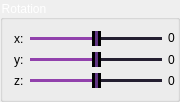
       <widget class="QGroupBox" name="rotation_groupBox">
        <property name="sizePolicy">
         <sizepolicy hsizetype="Maximum" vsizetype="Maximum">
          <horstretch>0</horstretch>
          <verstretch>0</verstretch>
         </sizepolicy>
        </property>
        <property name="maximumSize">
         <size>
          <width>180</width>
          <height>16777215</height>
         </size>
        </property>
        <property name="styleSheet">
         <string notr="true">QGroupBox {
	color: white;
}</string>
        </property>
        <property name="title">
         <string>Rotation</string>
        </property>
        <layout class="QVBoxLayout" name="verticalLayout_3">
         <property name="rightMargin">
          <number>2</number>
         </property>
         <item>
          <layout class="QHBoxLayout" name="x_rotation_horizontalLayout">
           <item>
            <widget class="QLabel" name="x_rotation_label">
             <property name="styleSheet">
              <string notr="true"/>
             </property>
             <property name="text">
              <string>x:</string>
             </property>
            </widget>
           </item>
           <item>
            <widget class="QSlider" name="x_rotation_qslider">
             <property name="styleSheet">
              <string notr="true">QSlider::groove:horizontal {
    border: none;
    margin-top: 1px;
    margin-bottom: 1px;
    height: 1px;
}

QSlider::handle {
    background: rgb(97, 53, 131);
    border: 3px solid black;
    width: 3px;
    margin: -30px 0;
}

QSlider::sub-page {
    background: rgb(145, 65, 172);
}

QSlider::add-page {
    background: rgb(36, 31, 49);
}

QSlider::add-page:horizontal:disabled, QSlider::sub-page:horizontal:disabled,
QSlider::add-page:vertical:disabled, QSlider::sub-page:vertical:disabled {
    background: #606060;
}

QSlider::add-page:horizontal {
    background: qlineargradient(x1:0, y1:0, x2:1, y2:0,
                                stop:0.0 rgb(36, 31, 49),
                                stop:0.1 rgb(36, 31, 49),
                                stop:0.6 rgb(145, 65, 172),
                                stop:1.0 rgb(145, 65, 172));
}

QSlider::sub-page:horizontal {
    background: qlineargradient(x1:0, y1:0, x2:1, y2:0,
                                stop:0.0 rgb(145, 65, 172),
                                stop:0.4 rgb(145, 65, 172),
                                stop:0.9 rgb(36, 31, 49),
                                stop:1.0 rgb(36, 31, 49));
}

QSlider::tick:horizontal {
    height: 5px;
    width: 1px;
    background: rgb(255, 255, 255);
    margin-top: -2px;
}
</string>
             </property>
             <property name="minimum">
              <number>-180</number>
             </property>
             <property name="maximum">
              <number>180</number>
             </property>
             <property name="singleStep">
              <number>2</number>
             </property>
             <property name="value">
              <number>0</number>
             </property>
             <property name="orientation">
              <enum>Qt::Horizontal</enum>
             </property>
            </widget>
           </item>
           <item>
            <widget class="QLabel" name="x_value_rotation_label">
             <property name="sizePolicy">
              <sizepolicy hsizetype="Maximum" vsizetype="Maximum">
               <horstretch>0</horstretch>
               <verstretch>0</verstretch>
              </sizepolicy>
             </property>
             <property name="maximumSize">
              <size>
               <width>30</width>
               <height>16777215</height>
              </size>
             </property>
             <property name="styleSheet">
              <string notr="true"/>
             </property>
             <property name="text">
              <string>0</string>
             </property>
            </widget>
           </item>
          </layout>
         </item>
         <item>
          <layout class="QHBoxLayout" name="y_rotation_horizontalLayout">
           <item>
            <widget class="QLabel" name="y_rotation_label">
             <property name="styleSheet">
              <string notr="true"/>
             </property>
             <property name="text">
              <string>y:</string>
             </property>
            </widget>
           </item>
           <item>
            <widget class="QSlider" name="y_rotation_qslider">
             <property name="styleSheet">
              <string notr="true">QSlider::groove:horizontal {
    border: none;
    margin-top: 1px;
    margin-bottom: 1px;
    height: 1px;
}

QSlider::handle {
    background: rgb(97, 53, 131);
    border: 3px solid black;
    width: 3px;
    margin: -30px 0;
}

QSlider::sub-page {
    background: rgb(145, 65, 172);
}

QSlider::add-page {
    background: rgb(36, 31, 49);
}

QSlider::add-page:horizontal:disabled, QSlider::sub-page:horizontal:disabled,
QSlider::add-page:vertical:disabled, QSlider::sub-page:vertical:disabled {
    background: #606060;
}

QSlider::add-page:horizontal {
    background: qlineargradient(x1:0, y1:0, x2:1, y2:0,
                                stop:0.0 rgb(36, 31, 49),
                                stop:0.1 rgb(36, 31, 49),
                                stop:0.6 rgb(145, 65, 172),
                                stop:1.0 rgb(145, 65, 172));
}

QSlider::sub-page:horizontal {
    background: qlineargradient(x1:0, y1:0, x2:1, y2:0,
                                stop:0.0 rgb(145, 65, 172),
                                stop:0.4 rgb(145, 65, 172),
                                stop:0.9 rgb(36, 31, 49),
                                stop:1.0 rgb(36, 31, 49));
}

QSlider::tick:horizontal {
    height: 5px;
    width: 1px;
    background: rgb(255, 255, 255);
    margin-top: -2px;
}
</string>
             </property>
             <property name="minimum">
              <number>-180</number>
             </property>
             <property name="maximum">
              <number>180</number>
             </property>
             <property name="value">
              <number>0</number>
             </property>
             <property name="orientation">
              <enum>Qt::Horizontal</enum>
             </property>
            </widget>
           </item>
           <item>
            <widget class="QLabel" name="y_value_rotation_label">
             <property name="styleSheet">
              <string notr="true"/>
             </property>
             <property name="text">
              <string>0</string>
             </property>
            </widget>
           </item>
          </layout>
         </item>
         <item>
          <layout class="QHBoxLayout" name="z_rotation_horizontalLayout">
           <item>
            <widget class="QLabel" name="z_rotation_label">
             <property name="styleSheet">
              <string notr="true"/>
             </property>
             <property name="text">
              <string>z:</string>
             </property>
            </widget>
           </item>
           <item>
            <widget class="QSlider" name="z_rotation_qslider">
             <property name="styleSheet">
              <string notr="true">QSlider::groove:horizontal {
    border: none;
    margin-top: 1px;
    margin-bottom: 1px;
    height: 1px;
}

QSlider::handle {
    background: rgb(97, 53, 131);
    border: 3px solid black;
    width: 3px;
    margin: -30px 0;
}

QSlider::sub-page {
    background: rgb(145, 65, 172);
}

QSlider::add-page {
    background: rgb(36, 31, 49);
}

QSlider::add-page:horizontal:disabled, QSlider::sub-page:horizontal:disabled,
QSlider::add-page:vertical:disabled, QSlider::sub-page:vertical:disabled {
    background: #606060;
}

QSlider::add-page:horizontal {
    background: qlineargradient(x1:0, y1:0, x2:1, y2:0,
                                stop:0.0 rgb(36, 31, 49),
                                stop:0.1 rgb(36, 31, 49),
                                stop:0.6 rgb(145, 65, 172),
                                stop:1.0 rgb(145, 65, 172));
}

QSlider::sub-page:horizontal {
    background: qlineargradient(x1:0, y1:0, x2:1, y2:0,
                                stop:0.0 rgb(145, 65, 172),
                                stop:0.4 rgb(145, 65, 172),
                                stop:0.9 rgb(36, 31, 49),
                                stop:1.0 rgb(36, 31, 49));
}

QSlider::tick:horizontal {
    height: 5px;
    width: 1px;
    background: rgb(255, 255, 255);
    margin-top: -2px;
}
</string>
             </property>
             <property name="minimum">
              <number>-180</number>
             </property>
             <property name="maximum">
              <number>180</number>
             </property>
             <property name="value">
              <number>0</number>
             </property>
             <property name="orientation">
              <enum>Qt::Horizontal</enum>
             </property>
            </widget>
           </item>
           <item>
            <widget class="QLabel" name="z_value_rotation_label">
             <property name="styleSheet">
              <string notr="true"/>
             </property>
             <property name="text">
              <string>0</string>
             </property>
            </widget>
           </item>
          </layout>
         </item>
        </layout>
       </widget>
